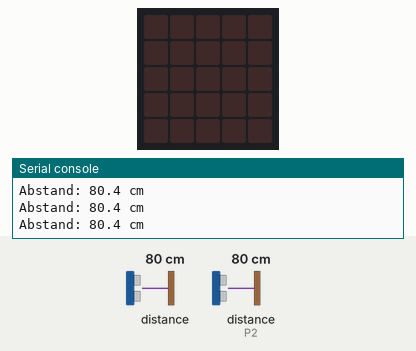
A program run on a simulated BBC micro:bit running MicroPython. Shown: the board's 5×5 LED display, the last lines printed to the serial console. The test bench sets the inputs (shaded band); at power-on: distance to the obstacle 80 cm, distance to the obstacle (sensor on P2) 80 cm. The echo pulse lasts 58.3 µs per cm.

Above: at 1.2 s.
1.3 s: distance to the obstacle (sensor 0) set to 22 cm
At 1.9 s:
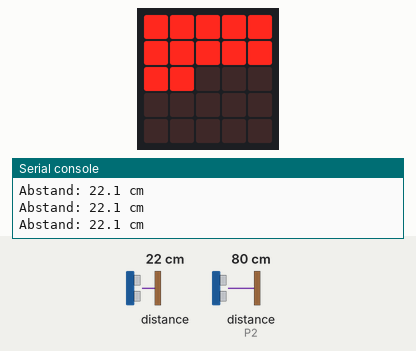
4.3 s: distance to the obstacle (sensor 0) set to 2 cm
At 5.6 s:
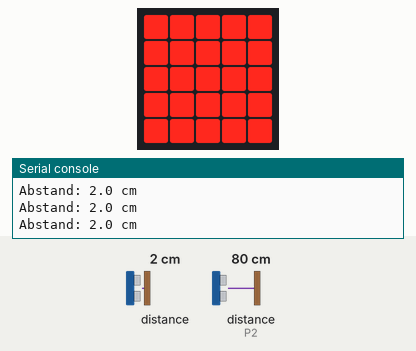
5.9 s: distance to the obstacle (sensor on P2) set to 9 cm
8.9 s: distance to the obstacle (sensor 0) set to 9 cm
At 10.1 s:
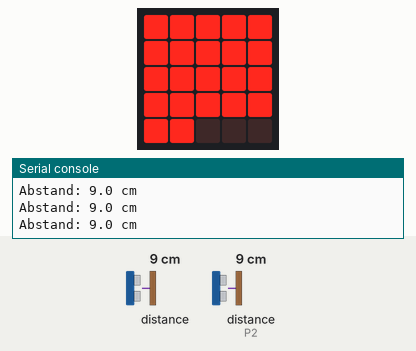
10.4 s: distance to the obstacle (sensor 0) set to 18 cm
At 11.3 s:
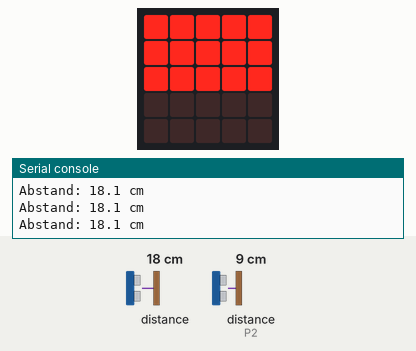
12.0 s: distance to the obstacle (sensor 0) set to 35 cm
At 13.4 s:
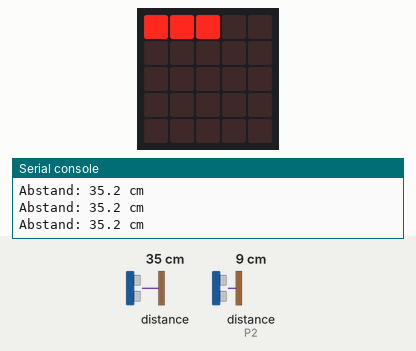
Timing chart, 0 to 14.5 s (numbered marks = the images above; inputs shaded):
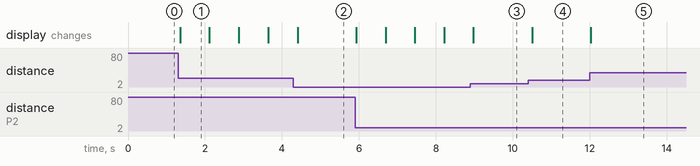

The program:

main.py
```python
# Sample: abstand-messen  (HC-SR04 Ultraschall-Abstandssensor)
# Board:   BBC micro:bit V2.2
# Sprache: MicroPython
#
# Ziel: Den Abstand zu einem Hindernis messen und als Balken auf der
#       LED-Matrix zeigen (naeher = mehr LEDs). Der Wert in cm geht
#       zusaetzlich ueber die serielle Konsole raus (Open Serial).
#
# --------------------------------------------------------------------------
# Verkabelung  (Betrieb an 3V - einfach und sicher, siehe Bauteil-README)
# --------------------------------------------------------------------------
#   Sensor Trig  ->  P1
#   Sensor Echo  ->  P2
#   Sensor Vcc   ->  3V   (statt der spezifizierten 5 V - reduziert die
#                          Reichweite, macht Echo aber ungefaehrlich fuer den Pin)
#   Sensor Gnd   ->  GND
#
#   Fuer mehr Reichweite (5V + Spannungsteiler an Echo): siehe Bauteil-README.
# --------------------------------------------------------------------------

import machine
from microbit import *

TRIG = pin1
ECHO = pin2

NAH_CM = 5     # ab hier: Balken komplett voll
FERN_CM = 40   # ab hier: Balken leer


def abstand_cm():
    TRIG.write_digital(0)
    sleep(2)
    TRIG.write_digital(1)
    sleep(1)                 # 1 ms Triggerimpuls (mehr als die geforderten 10 us)
    TRIG.write_digital(0)

    dauer_us = machine.time_pulse_us(ECHO, 1, 30000)   # auf HIGH-Puls warten, Timeout 30 ms
    if dauer_us < 0:
        return None           # kein Echo: zu nah, zu weit, oder nichts im Weg
    return dauer_us / 58.0     # Schallgeschwindigkeit -> cm


def balken(n):
    # n LEDs anzeigen (0..25), zeilenweise von oben
    n = max(0, min(25, n))
    display.clear()
    for i in range(n):
        display.set_pixel(i % 5, i // 5, 9)


while True:
    cm = abstand_cm()

    if cm is None:
        display.show(Image.NO)
        print("kein Echo")
    else:
        n = int(25 * (FERN_CM - cm) / (FERN_CM - NAH_CM))
        balken(n)
        print("Abstand:", round(cm, 1), "cm")

    sleep(100)   # >= 60 ms Pause zwischen Messungen (Datenblatt-Empfehlung)
```

Measured:
- after the input at 1.3 s, the display: first changes after 0.05 s (image 1 shows a later state)
- after the input at 4.3 s, the display: changes after 0.11 s (image 2)
- after the input at 8.9 s, the display: changes after 0.08 s (image 3)
- after the input at 10.4 s, the display: changes after 0.10 s (image 4)
- after the input at 12.0 s, the display: changes at once (image 5)
- what the display in image 1 shows lasts 0.7 s, from 1.4 s to 2.1 s
